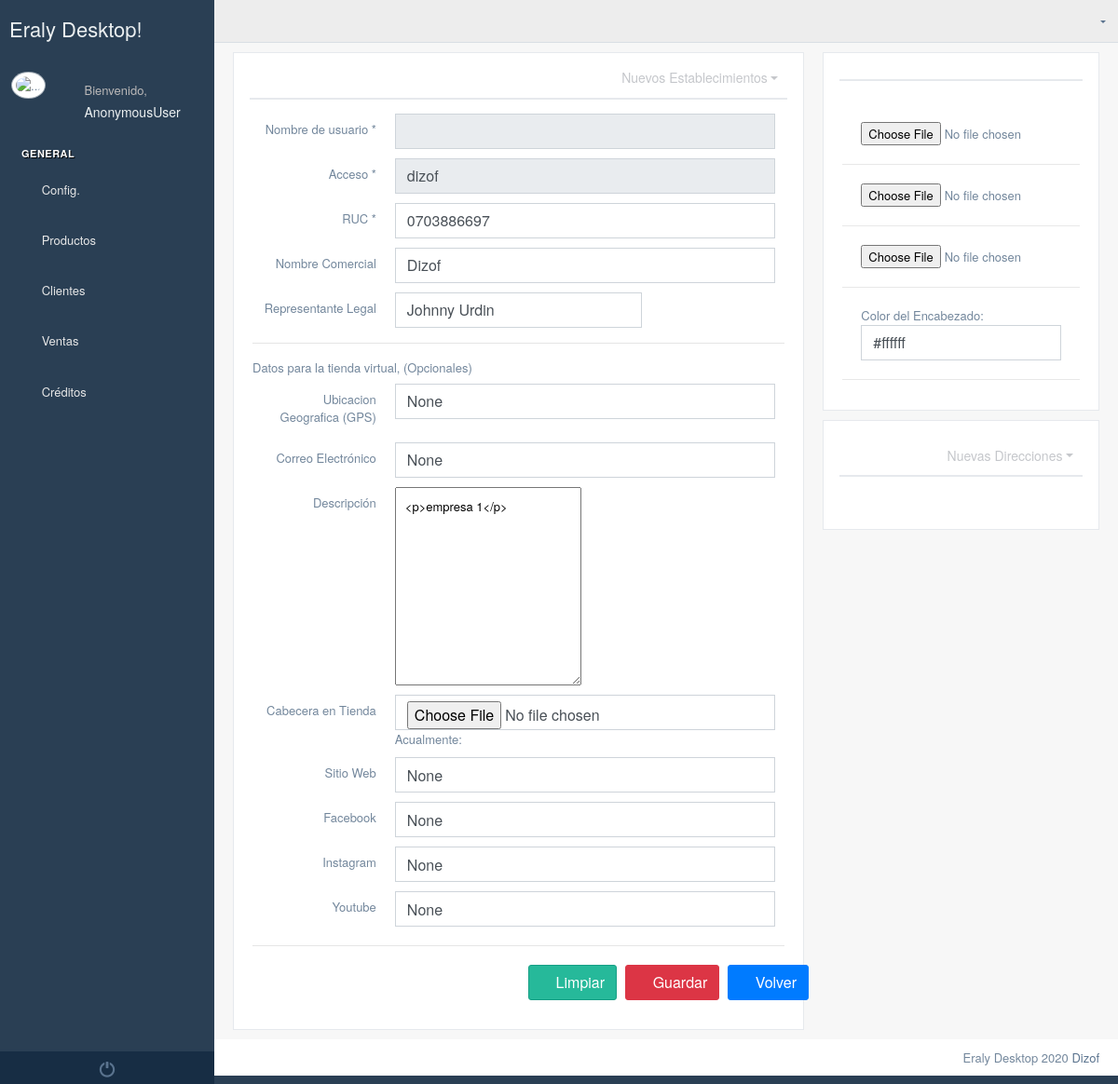
Page /business/edit/1/ on the committed database.
### Empresa/models.py (models this page shows, shortened)
class Establecimiento(models.Model):
    logo=models.ImageField(upload_to="logos/establecimientos",null=True,blank=True)
    banner=models.ImageField(upload_to="banner/establecimientos",null=True,blank=True)
    pie_pagina=models.ImageField(upload_to="pie/establecimientos",null=True,blank=True)
    cabecera_tienda=models.ImageField(upload_to="logos/tienda",null=True,blank=True)
    color_encabezado_documentos=models.CharField(max_length=40, default="#ffffff")
    usuario=models.ForeignKey(User,on_delete=models.CASCADE)
    ruc=models.CharField(max_length=13)
    nombreComercial=models.CharField(max_length=60)
    representateLegal=models.CharField(max_length=60)
    slug = models.SlugField(max_length=255, unique=True, blank=True)
    descripcion = RichTextUploadingField(null=True, blank=True)
    ubicacion_gps = models.CharField(max_length=300,null=True,blank=True)
    correo_electronico=models.EmailField(max_length=600,null=True,blank=True)
    web=models.CharField(max_length=400,null=True,blank=True)
    facebook=models.CharField(max_length=400,null=True,blank=True)
    instagram=models.CharField(max_length=400, null=True, blank=True)
    youtube = models.CharField(max_length=400,null=True,blank=True)

### Empresa/views.py (the view, shortened to what this page needs)
# urls.py: path("business/edit/<int:id>/",modificar_empresa),
def modificar_empresa(request,id):
    mensaje=''
    tipo=''
    establecimiento = Establecimiento.objects.get(id=id)
    contexto={
        "establecimiento":Establecimiento.objects.get(id=id),
        "mensaje":mensaje,
        "tipo":tipo,
        "provincias":Provincia.objects.all()
    }
    return render(request, 'empresa/editarEmpresa.html',contexto)

### templates/empresa/editarEmpresa.html (shortened to what this page needs)
{% extends 'Home/index2.html' %}
{% block contenido_index %}
    {% load static %}
    <div class="">
        <div class="row">
        <form data-parsley-validate="" class="form-horizontal form-label-left" method="post" enctype="multipart/form-data">
            <div class="col-md-8 col-sm-8">
                <div class="x_panel">
                    <div class="x_title">
                        <ul class="nav navbar-right panel_toolbox">
                            <li class="dropdown">
                                <a href="#" class="dropdown-toggle" data-toggle="dropdown" role="button"
                                   aria-haspopup="true" aria-expanded="false">Nuevos Establecimientos</a>
                            </li>
                        </ul>
                        <div class="clearfix"></div>
                    </div>
                    <div class="x_content">
                            <div class="item form-group">
                                <label class="col-form-label col-md-3 col-sm-3 label-align" for="first-name">Nombre de
                                    usuario <span class="required">*</span>
                                </label>
                                <div class="col-md-9 col-sm-9 ">
                                    <input type="text" id="username" value="{{ request.user.username }}" readonly
                                           required="required" class="form-control ">
                                </div>
                            </div>
                            <div class="item form-group">
                                <label class="col-form-label col-md-3 col-sm-3 label-align" for="first-name">Acceso
                                    <span class="required">*</span>
                                </label>
                                <div class="col-md-9 col-sm-9 ">
                                    <input type="text" id="slug" value="{{ establecimiento.slug }}" readonly
                                           class="form-control" placeholder="Se crea automáticamente">
                                </div>
                            </div>
                            <div class="item form-group">
                                <label class="col-form-label col-md-3 col-sm-3 label-align" for="last-name">RUC <span
                                        class="required">*</span>
                                </label>
                                <div class="col-md-9 col-sm-9 ">
                                    <input type="text" id="ruc" value="{{ establecimiento.ruc }}" name="ruc"
                                           maxlength="13" required="required" class="form-control">
                                </div>
                            </div>
                            <div class="item form-group">
                                <label for="middle-name" class="col-form-label col-md-3 col-sm-3 label-align">Nombre
                                    Comercial</label>
                                <div class="col-md-9 col-sm-9 ">
                                    <input id="nombreComercial" value="{{ establecimiento.nombreComercial }}"
                                           required="required" class="form-control" type="text" name="nombreComercial">
                                </div>
                            </div>
                            <div class="item form-group">
                                <label for="middle-name" class="col-form-label col-md-3 col-sm-3 label-align">Representante
                                    Legal</label>
                                <div class="col-md-6 col-sm-6 ">
                                    <input id="representateLegal" value="{{ establecimiento.representateLegal }}"
                                           required="required" class="form-control" type="text"
                                           name="representateLegal">
                                </div>
                            </div>
                            <hr>
                            <label for="">Datos para la tienda virtual, (Opcionales)</label>
                            <div class="item form-group">
                                <label for="middle-name" class="col-form-label col-md-3 col-sm-3 label-align">Ubicacion Geografica (GPS)</label>
                                <div class="col-md-9 col-sm-9 ">
                                    <input type="text" name="ubicacion" value="{{ establecimiento.ubicacion_gps }}" id="ubicacion" class="form-control">
                                </div>
                            </div>
                            <div class="item form-group">
                                <label for="middle-name" class="col-form-label col-md-3 col-sm-3 label-align">Correo Electrónico</label>
                                <div class="col-md-9 col-sm-9 ">
                                    <input type="email" name="email" value="{{ establecimiento.correo_electronico }}" id="email" class="form-control">
                                </div>
                            </div>
                            <div class="item form-group">
                                <label for="middle-name" class="col-form-label col-md-3 col-sm-3 label-align">Descripción</label>
                                <div class="col-md-9 col-sm-9 ">
                                    <textarea required="required" name="descripcion" id="descripcion" cols="30"
                                              rows="10">{{ establecimiento.descripcion }}</textarea>
                                </div>
                            </div>
                            <div class="item form-group">
                                <label for="middle-name" class="col-form-label col-md-3 col-sm-3 label-align">Cabecera en Tienda</label>
                                <div class="col-md-9 col-sm-9 ">
                                    <input type="file" name="cabecera_tienda" id="cabecera_tienda" class="form-control">
                                    <span>Acualmente: </span>
                                </div>
                            </div>
                            <div class="item form-group">
                                <label for="middle-name" class="col-form-label col-md-3 col-sm-3 label-align">Sitio Web</label>
                                <div class="col-md-9 col-sm-9 ">
                                    <input type="text" name="web" value="{{ establecimiento.web }}" id="web" class="form-control">
                                </div>
                            </div>
                            <div class="item form-group">
                                <label for="middle-name" class="col-form-label col-md-3 col-sm-3 label-align">Facebook</label>
                                <div class="col-md-9 col-sm-9 ">
                                    <input type="text" name="facebook" value="{{ establecimiento.facebook }}" id="facebook" class="form-control">
                                </div>
                            </div>
                            <div class="item form-group">
                                <label for="middle-name" class="col-form-label col-md-3 col-sm-3 label-align">Instagram</label>
                                <div class="col-md-9 col-sm-9 ">
                                    <input type="text" name="instagram" value="{{ establecimiento.instagram }}" id="instagram" class="form-control">
                                </div>
                            </div>
                            <div class="item form-group">
                                <label for="middle-name" class="col-form-label col-md-3 col-sm-3 label-align">Youtube</label>
                                <div class="col-md-9 col-sm-9 ">
                                    <input type="text" name="youtube" value="{{ establecimiento.youtube }}" id="youtube" class="form-control">
                                </div>
                            </div>
                            <div class="ln_solid"></div>
                            <div class="item form-group">
                                <div class="col-md-9 col-sm-9 offset-md-6">
                                    <button class="btn btn-success" type="reset"><i class="fa fa-edit"> </i> Limpiar
                                    </button>
                                    <button type="submit" class="btn btn-danger"><i class="fa fa-save"> </i> Guardar
                                    </button>
                                    <a href="/business/" class="btn btn-primary"><i class="fa fa-reply"> </i> Volver</a>
                                </div>
                            </div>
                    </div>
                </div>
            </div>
            <div class="col-md-4 col-sm-4">
                <div class="x_panel">
                    <div class="x_title">
                        <div class="clearfix"></div>
                    </div>
                    <div class="x_content">
                        <div class="dashboard-widget-content">
                            <ul class="list-unstyled timeline widget">
                                    <li style="padding: 20px">
                                        <input type="file" name="logo" id="logo">
                                    </li>
                                    <li style="padding: 20px">
                                        <input type="file" name="banner" id="banner">
                                    </li>
                                    <li style="padding: 20px">
                                        <input type="file" name="pie" id="pie">
                                    </li>
                                     <li style="padding: 20px">
                                         <span>Color del Encabezado:</span><br>
                                        <input class="form-control" type="text" value="{{ establecimiento.color_encabezado_documentos }}" name="color" id="color">
                                    </li>
                            </ul>
                        </div>
                    </div>
                </div>
                <div class="x_panel">
                    <div class="x_title">
                        <ul class="nav navbar-right panel_toolbox">
                            <li class="dropdown">
                                <a href="#" class="dropdown-toggle" data-toggle="dropdown" role="button"
                                   aria-expanded="false">Nuevas Direcciones</a>
                            </li>
                        </ul>
                        <div class="clearfix"></div>
                    </div>
                    <div class="x_content">
                        <div class="dashboard-widget-content">
                        </div>
                    </div>
                </div>
            </div>
        </form>
        </div>
    </div>
{% endblock %}
{% block script_index %}
    <link rel="stylesheet" href="{% static 'select2/css/select2.min.css' %}">
{% endblock %}

### rows in the picture
Establecimiento: slug "dizof", ruc "0703886697", nombreComercial "Dizof", representateLegal "Johnny Urdin", ubicacion "None", email "None", descripcion "<p>empresa 1</p>", web "None", facebook "None", instagram "None", youtube "None", color "#ffffff"

### other values in the picture
{{ request.user }} "AnonymousUser"
